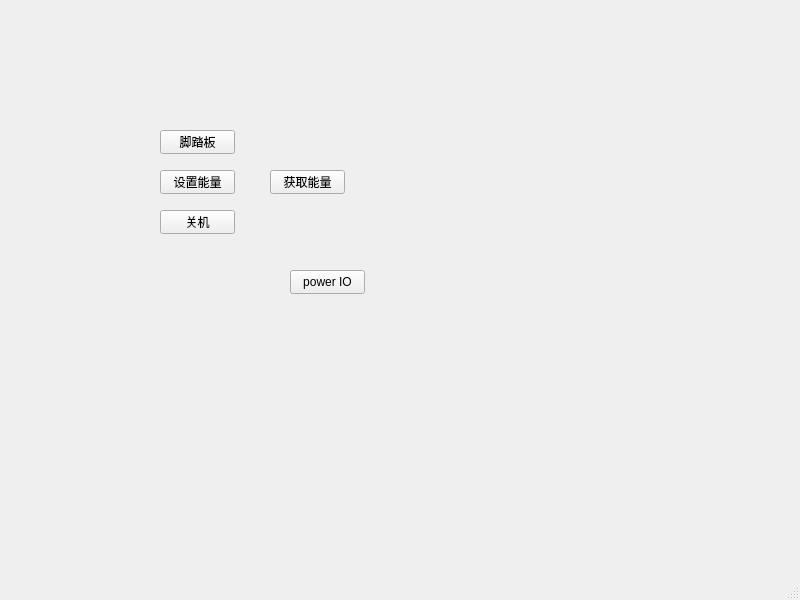
<?xml version="1.0" encoding="UTF-8"?>
<ui version="4.0">
 <class>MainWindow</class>
 <widget class="QMainWindow" name="MainWindow">
  <property name="geometry">
   <rect>
    <x>0</x>
    <y>0</y>
    <width>800</width>
    <height>600</height>
   </rect>
  </property>
  <property name="windowTitle">
   <string>MainWindow</string>
  </property>
  <widget class="QWidget" name="centralwidget">
   <widget class="QPushButton" name="pushButton">
    <property name="enabled">
     <bool>true</bool>
    </property>
    <property name="geometry">
     <rect>
      <x>160</x>
      <y>130</y>
      <width>75</width>
      <height>24</height>
     </rect>
    </property>
    <property name="text">
     <string>脚踏板</string>
    </property>
    <property name="checkable">
     <bool>true</bool>
    </property>
   </widget>
   <widget class="QPushButton" name="pushButton_2">
    <property name="geometry">
     <rect>
      <x>160</x>
      <y>170</y>
      <width>75</width>
      <height>24</height>
     </rect>
    </property>
    <property name="text">
     <string>设置能量</string>
    </property>
   </widget>
   <widget class="QPushButton" name="pushButton_3">
    <property name="geometry">
     <rect>
      <x>270</x>
      <y>170</y>
      <width>75</width>
      <height>24</height>
     </rect>
    </property>
    <property name="text">
     <string>获取能量</string>
    </property>
   </widget>
   <widget class="QPushButton" name="pushButton_4">
    <property name="geometry">
     <rect>
      <x>160</x>
      <y>210</y>
      <width>75</width>
      <height>24</height>
     </rect>
    </property>
    <property name="text">
     <string>关机</string>
    </property>
   </widget>
   <widget class="QPushButton" name="pushButton_5">
    <property name="geometry">
     <rect>
      <x>290</x>
      <y>270</y>
      <width>75</width>
      <height>24</height>
     </rect>
    </property>
    <property name="text">
     <string>power IO</string>
    </property>
    <property name="checkable">
     <bool>true</bool>
    </property>
   </widget>
  </widget>
  <widget class="QMenuBar" name="menubar">
   <property name="geometry">
    <rect>
     <x>0</x>
     <y>0</y>
     <width>800</width>
     <height>22</height>
    </rect>
   </property>
  </widget>
  <widget class="QStatusBar" name="statusbar"/>
 </widget>
 <resources/>
 <connections/>
</ui>
